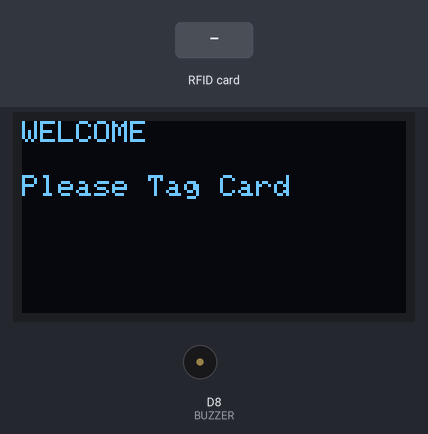
Simulated run of this sketch. Board: ESP8266 (NodeMCU). On the bench: 128×64 one-colour display, buzzer (waves = sounding, pin HIGH). The inputs (shaded band) are chosen by the test bench. WiFi joins after 1.5 s; servers stay silent unless stated; uploads are accepted with an empty reply; what the sketch prints to the serial monitor is not drawn.

Above: at 3.9 s.
4.0 s: RFID card 5E 7A 19 C4 held to the reader
At 4.9 s:
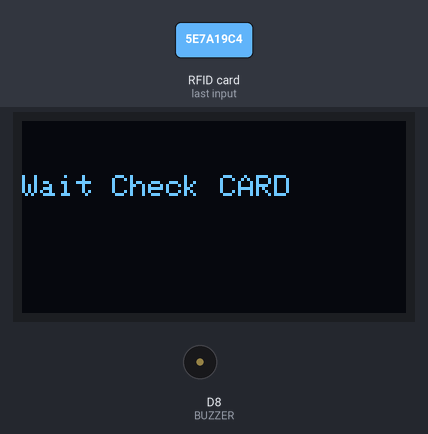
At 7.5 s:
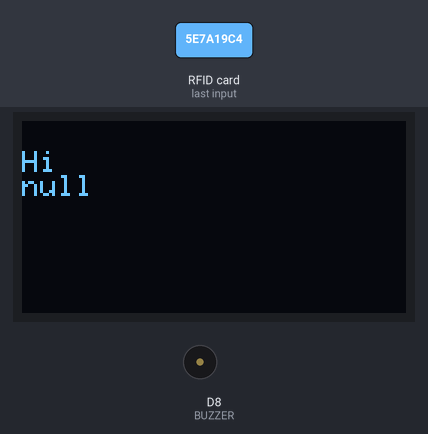
Timing chart, 0 to 9.0 s (numbered marks = the images above; inputs shaded):
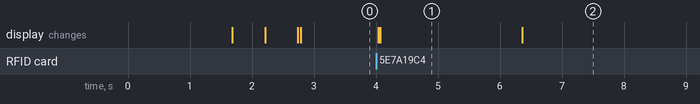

Measured:
- after the input at 4.0 s, the display: first changes at once (image 1 shows a later state)
- what the display in image 1 shows lasts 2.3 s, from 4.1 s to 6.4 s

The sketch:

codesuccess.ino
```cpp
#include <ESP8266WiFi.h>
#include <ArduinoJson.h>
#include <SPI.h>
#include <RFID.h>
#include <Adafruit_SSD1306.h>
#include <Adafruit_GFX.h>

#define SS_PIN D4 //            config variable SS_PIN = D4 or D4(GPIO2)
#define RTS_PIN D3 //           config variable RTS_PIN = D3 or D3(GPIO0)
#define ssid "Pattapon" //      config variable ssid = "Pattapon"
#define pass "pattapon123" //   config variable pass = "pattapon123"
#define _roomid 1  //           config variable _roomid = 1
#define BUZZER D8 //D5          config variable BUZZER = 14 or GPIO14(D5)

RFID rfid(SS_PIN, RTS_PIN);//   config RFID use SS_PIN and RTS_PIN
Adafruit_SSD1306 OLED(-1);

int i ;
int serNum0;
int serNum1;
int serNum2;
int serNum3;
int serNum4;
String serNum;
String _rfidNum;
String _str;      //variable string GET
String _res;      //variable function GET use recive response value from server
String response;  //Use recive value from function GET server
const char* host = "192.168.43.57"; // variable host server use IP adress or domain name
const int port = 80; //port number 80 is localhost
const size_t capacity = JSON_ARRAY_SIZE(1) + JSON_OBJECT_SIZE(4) +80; //capacity data json size 1 array 4 object 80 byte for input duplication
// example [{name:"chai",lastname:"wat",user:"plug",pass:"pass"}]     [] = 1 array, name, lastname, user, pass = 4 object
// https://arduinojson.org/v5/assistant/

DynamicJsonBuffer jsonBuffer(capacity); //config use capacity

void setup(){

    Serial.begin(115200); //config buad rate
    SPI.begin(); // SPI start
    rfid.init();  // rfid start
    pinMode(BUZZER, OUTPUT); // config BUZZER is OUTPUT
    OLED.begin(SSD1306_SWITCHCAPVCC, 0x3C);
    WiFi.begin(ssid,pass); //config Connect WiFi with ssid and pass

    while (WiFi.status() != WL_CONNECTED) //loop wait connect wifi
   {
      OLED.clearDisplay();
      OLED.setTextColor(WHITE);
      OLED.setTextSize(1);
      OLED.setCursor(0,0);
      OLED.print("Wait connect WiFi..");
      OLED.display();
      delay(500);
      Serial.print(".");
   }
    OLED.clearDisplay();
    OLED.setTextColor(WHITE);
    OLED.setTextSize(1);
    OLED.setCursor(0,0);
    OLED.print("WiFi connected");
    OLED.display();
    delay(500);
    OLED.setCursor(0,18);
    OLED.print("Ready!");
    OLED.display();
    delay(500);
    OLED.clearDisplay();
    OLED.display();
    Serial.println("");
    Serial.println("WiFi connected");
    Serial.println("IP address: ");
    Serial.println(WiFi.localIP()); //print ip adress wifi
}

void loop(){
    DisplayTitle();
    DisplayWAiT_CARD();
    serNum = response = ""; //give sernum and variable response empty
    Serial.println("Please tag CARD");
    if(rfid.isCard()){ // if have scan id card
        digitalWrite(BUZZER, HIGH);
        delayMicroseconds(500);
        digitalWrite(BUZZER, LOW);
        delayMicroseconds(500);
        if(rfid.readCardSerial()) //if status read id card success
        {
            serNum0 = rfid.serNum[0]; //serNum0  = rfid number at index 0
            serNum1 = rfid.serNum[1]; //serNum1  = rfid number at index 1
            serNum2 = rfid.serNum[2]; //serNum2  = rfid number at index 2
            serNum3 = rfid.serNum[3]; //serNum3  = rfid number at index 3
            serNum4 = rfid.serNum[4]; //serNum4  = rfid number at index 4

            serNum = String(serNum0)+'-'+String(serNum1)+'-';
            serNum += String(serNum2)+'-';
            serNum += String(serNum3)+'-';
            serNum += String(serNum4);        // serNum = serNum0+'-'+serNum1+'-'+serNum2+'-'+serNum3+'-'+serNum4
                                              // example serNum = 111-111-111-111-111
            OLED.clearDisplay();
            OLED.display();
            OLED.setTextColor(WHITE);
            OLED.setTextSize(1);
            OLED.setCursor(0,18);
            OLED.print("Wait Check CARD");
            OLED.display();
            Serial.println("OLED work! Wait Check CARD");
            response = ScanRFID_GET(serNum);  //response = value return from function ScanRFID_GET and parameter serNum
            Serial.print("ID Card : "); Serial.println(serNum);
            JsonArray& root = jsonBuffer.parseArray(response); //tranform response(is string) to JSON root
            JsonObject& root_0 = root[0]; //give root at index 0 = root_0 is JSON  object example {name:"chai",lastname:"wat"}

            String root_0_USERID = root_0["USERID"]; //config variable string root_0_USERID = object USERID
            String root_0_NAME = root_0["NAME"];     //config variable string root_0_NAME = object NAME
            String root_0_ROOMID = root_0["ROOMID"]; //config variable string root_0_ROOMID = object ROOMID
            String root_0_DETAIL = root_0["DETAIL"]; //config variable string root_0_DETAIL = object DETAIL

            if(root_0_USERID.length() > 0){
              Serial.print("USERID : "); Serial.println(root_0_USERID); //print  root_0_USERID
              Serial.print("NAME : "); Serial.println(root_0_NAME);
              Serial.print("ROOMID : "); Serial.println(root_0_ROOMID);
              Serial.print("DETAIL : "); Serial.println(root_0_DETAIL);
              FoundCard(root_0_NAME);

            }else{
              CardNotFound();
            }
        }
    }
    rfid.halt();  //stop rfid
}
String ScanRFID_GET (String rfid_num) {   //function ScanRFID_GET and parameter String rfid_num
    _rfidNum = String(rfid_num);  //give _rfidNum = parameter rfid_num is tranform String
    Serial.print("rfid value : ");
    Serial.println(_rfidNum);
    WiFiClient client;            // give client is WiFiClient
    if(client.connect(host, port)) {          //give client connect server with host(ip address or damain name), port(localhost)
        _str = "GET /pronew/add.php?cardid=";
        _str += _rfidNum;
        _str += "&roomid=";
        _str += _roomid;
        _str += " HTTP/1.1\r\n";
        _str += "Host: ";
        _str += host;
        _str += ":";
        _str += port;
        _str += "\r\n";
        _str += "Connection: keep-alive\r\n\r\n"; //Get pattern read : https://www.w3schools.com/tags/ref_httpmethods.asp
        client.print(_str); //use _str(Get pattern)
        delay(1000);  //delay 1 second
        Serial.println("Send Data to Server");
        while (client.available()) {    //loop check response from server
            _res = client.readStringUntil('\r'); //give _res = response value from server
        }
        return _res; //return _res give fucntion
    }
    else {
            //Nothing..
    }
}

String ScanRFID_POST (String rfid_num) { // Same as the GET function but is POST.
    _rfidNum = String(rfid_num);
    WiFiClient client;

    if(client.connect(host, port))
    {
        _str = "POST /pronew/add.php";
        _str += " HTTP/1.1\r\n";
        _str += "Host: ";
        _str += host;
        _str += ":";
        _str += port;
        _str += "\r\n";
        _str += "cardid: ";
        _str += _rfidNum;
        _str += "\r\n";
        _str += "Content-Type: application/x-www-form-urlencoded";
        _str += "\r\n";
        _str += "Connection: keep-alive\r\n\r\n"; //POST pattern read : https://www.w3schools.com/tags/ref_httpmethods.asp
        client.print(_str);
        delay(1000);
        Serial.println("Send Data to Server");
        while (client.available()) {
            _res = client.readStringUntil('\r');
        }
        return _res;
    }
    else {
            //Nothing..
    }
}

void DisplayWAiT_CARD()
{
  OLED.setTextColor(WHITE);
  OLED.setTextSize(1);
  OLED.setCursor(0,18);
  OLED.print("Please Tag Card");
  OLED.display();
}

void DisplayTitle()
{
  OLED.setTextColor(WHITE);
  OLED.setTextSize(1);
  OLED.setCursor(0,0);
  OLED.print("WELCOME");
  OLED.display();
}

void FoundCard(String username){
  OLED.clearDisplay();
  OLED.setTextColor(WHITE);
  OLED.setTextSize(1);
  OLED.setCursor(0,10);
  OLED.print("Hi  ");
  OLED.setCursor(0,18);
  OLED.print(username);
  OLED.display();
  Serial.print("OLED work! Hi  ");
  Serial.println(username);
  delay(3000);
  OLED.clearDisplay();
  OLED.display();
}

void CardNotFound(){
  OLED.clearDisplay();
  OLED.setTextColor(WHITE);
  OLED.setTextSize(1);
  OLED.setCursor(0,18);
  OLED.print("No access to the room");
  OLED.display();
  Serial.print("OLED work! No access to the room");
  delay(1000);
  OLED.clearDisplay();
  OLED.display();
}
```
